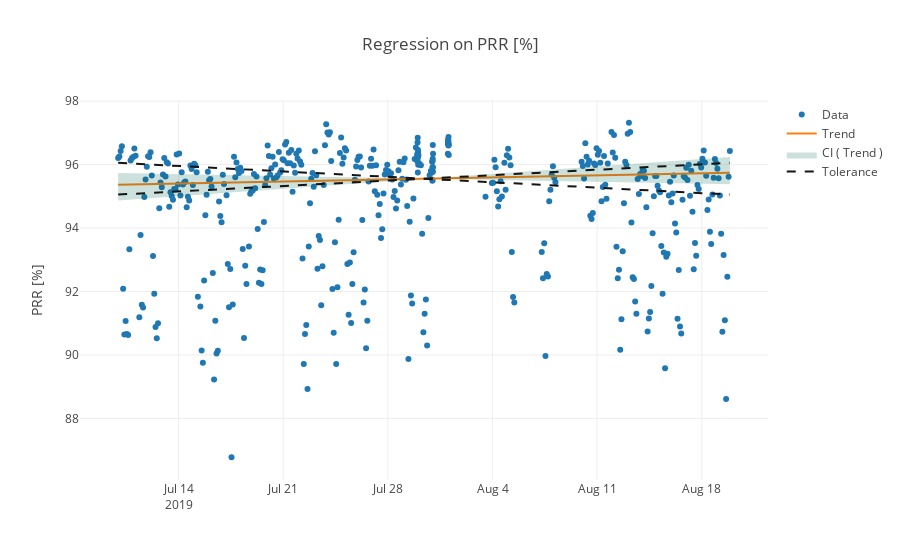
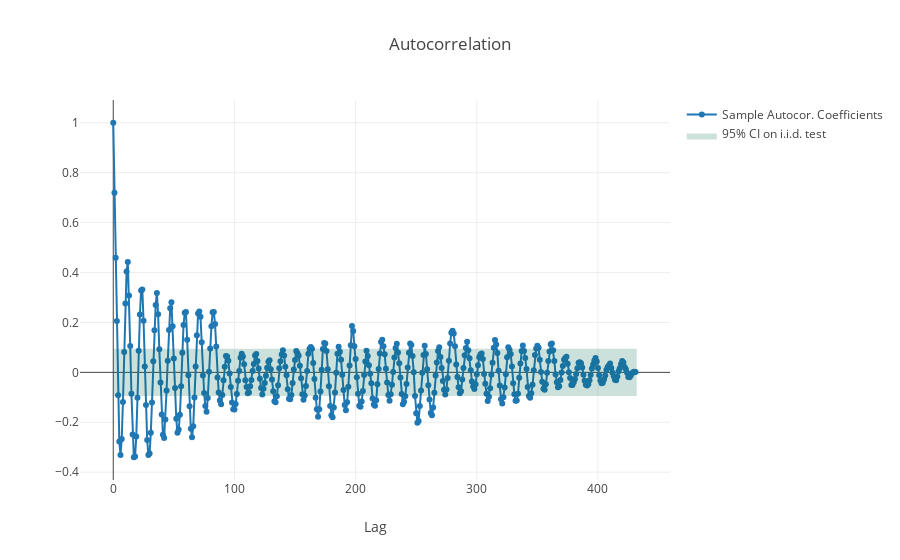

The notebook cell saved with these charts, in order:
### Code cell
link_quality_bounds = [0,100]
link_quality_name = 'PRR [%]'
results = triscale.network_profiling(df, link_quality_bounds, link_quality_name, print_output=True)

### Figure 1 — Plotly figure (JSON) as saved in the notebook; plotly's stock layout.template omitted (floating-point values rounded to 4 significant figures; data arrays with more than 128 entries replaced by an {"elided": "..."} marker saying what was removed)
{"data": [{"mode": "markers", "name": "Data", "type": "scatter", "x": {"elided": "432 str values"}, "y": {"elided": "432 float values"}}, {"hoverinfo": "skip", "mode": "lines", "name": "Trend", "type": "scatter", "x": ["2019-07-09T23:00:02+00:00", "2019-08-19T21:00:02+00:00"], "y": [95.37, 95.74]}, {"fill": "toself", "fillcolor": "rgba(0,100,80,0.2)", "hoverinfo": "skip", "line": {"color": "rgba(0,0,0,0)"}, "name": "CI ( Trend )", "type": "scatter", "x": ["2019-07-09T23:00:02+00:00", "2019-08-19T21:00:02+00:00", "2019-08-19T21:00:02+00:00", "2019-07-09T23:00:02+00:00"], "y": [95.73, 95.38, 96.24, 94.87]}, {"hoverinfo": "skip", "line": {"color": "rgba(20,20,20,100)", "dash": "dash"}, "mode": "lines", "name": "Tolerance", "type": "scatter", "x": ["2019-07-09T23:00:02+00:00", "2019-08-19T21:00:02+00:00"], "y": [96.05, 95.05]}, {"hoverinfo": "skip", "line": {"color": "rgba(20,20,20,100)", "dash": "dash"}, "mode": "lines", "name": "Tolerance", "showlegend": false, "type": "scatter", "x": ["2019-07-09T23:00:02+00:00", "2019-08-19T21:00:02+00:00"], "y": [95.05, 96.05]}], "layout": {"title": {"text": "Regression on PRR [%]"}, "yaxis": {"title": {"text": "PRR [%]"}}}}

### Figure 2 — Plotly figure (JSON) as saved in the notebook; plotly's stock layout.template omitted (floating-point values rounded to 4 significant figures; data arrays with more than 128 entries replaced by an {"elided": "..."} marker saying what was removed)
{"data": [{"mode": "markers+lines", "name": "Sample Autocor. Coefficients", "showlegend": true, "type": "scatter", "x": {"elided": "432 int values"}, "y": {"elided": "432 float values"}}, {"fill": "toself", "fillcolor": "rgba(0,100,80,0.2)", "hoverinfo": "skip", "line": {"color": "rgba(0,100,80,0)", "width": 4}, "name": "95% CI on i.i.d. test", "showlegend": true, "type": "scatter", "x": [0, 432, 432, 0], "y": [0.0943, 0.0943, -0.0943, -0.0943]}], "layout": {"title": {"text": "Autocorrelation"}, "xaxis": {"title": {"text": "Lag"}}}}
